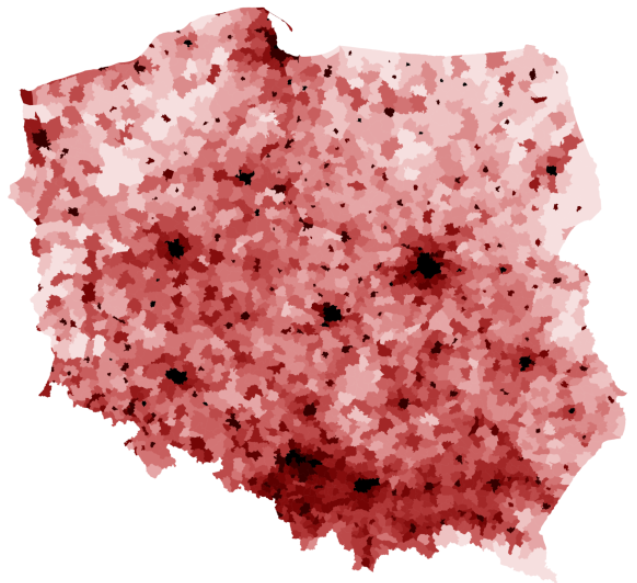
#> input picture covid-simulation/data/map.png, 637 x 583 px
$ python gui.py
#> lines starting #> are read from the running program, lines starting #| are printed output that depends on the picture
import arcade
import numpy as np
from PIL import Image

SCREEN_WIDTH = 800
SCREEN_HEIGHT = 600
SCREEN_TITLE = "Covid Simulation"


class GUI(arcade.Window):
    """
    Main application class.
    """

    def __init__(self, width, height, title, path):
        """
        Set up the application.
        """
        #TODO zapisac mapke, bedzie sie szybciej uruchamiac

        self.map = self._convert_to_binary_map(path)
        self.x_size = len(self.map)
        self.y_size = len(self.map[0])
        super().__init__(self.y_size, self.x_size, title)  # chwilowo rozmiary mapki wejsciowej, trzeba przeskalowac

        # Set the window's background color
        self.background_color = arcade.color.BLACK
        # Create a spritelist for batch drawing all the grid sprites
        self.grid_sprite_list = arcade.SpriteList()
        self.initialize_grid()

    def on_draw(self):
        """
        Render the screen.
        """
        # We should always start by clearing the window pixels
        self.clear()

        # Batch draw all the sprites
        self.grid_sprite_list.draw()

    def initialize_grid(self):
        # Create a list of solid-color sprites to represent each grid location
        for row in range(self.x_size):
            for column in range(self.y_size):
                if self.map[row, column] == 255:
                    sprite = arcade.SpriteSolidColor(1, 1, arcade.color.WHITE)
                else:
                    sprite = arcade.SpriteSolidColor(1, 1, (self.map[row, column],0,0))

                sprite.center_x = column
                sprite.center_y = self.x_size - row
                self.grid_sprite_list.append(sprite)

    @staticmethod
    def _convert_to_binary_map(path):
#> called with path = '../data/map.png'
        img = Image.open(path)
#> img is the input picture: PIL image 637x583 RGB; mean R, G, B 219.3, 163.8, 163.9
        img = img.convert("L")
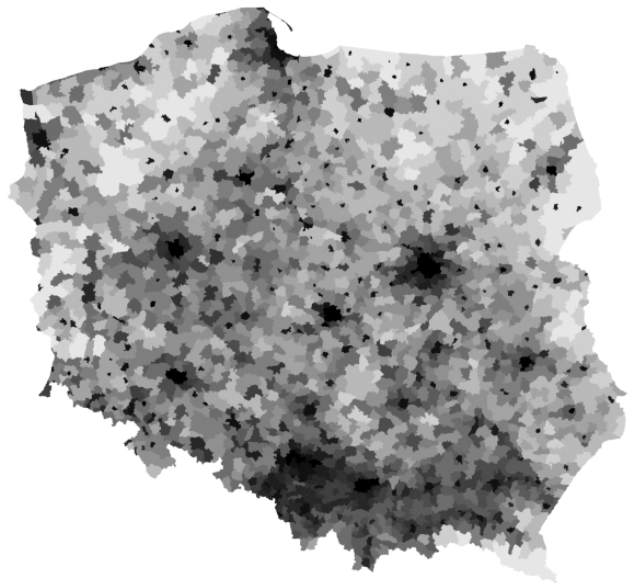
#> img: PIL image 637x583 L; min 0, max 255, mean 180.4
        return np.array(img)


def main():
    GUI(SCREEN_WIDTH, SCREEN_HEIGHT, SCREEN_TITLE, "../data/map.png")
#> in __init__, `self.x_size = len(self.map)`: self.x_size = 583
#> in __init__, `self.y_size = len(self.map[0])`: self.y_size = 637
    arcade.run()


if __name__ == "__main__":
#> (the run stopped early here; a loop or call above may not have finished)
